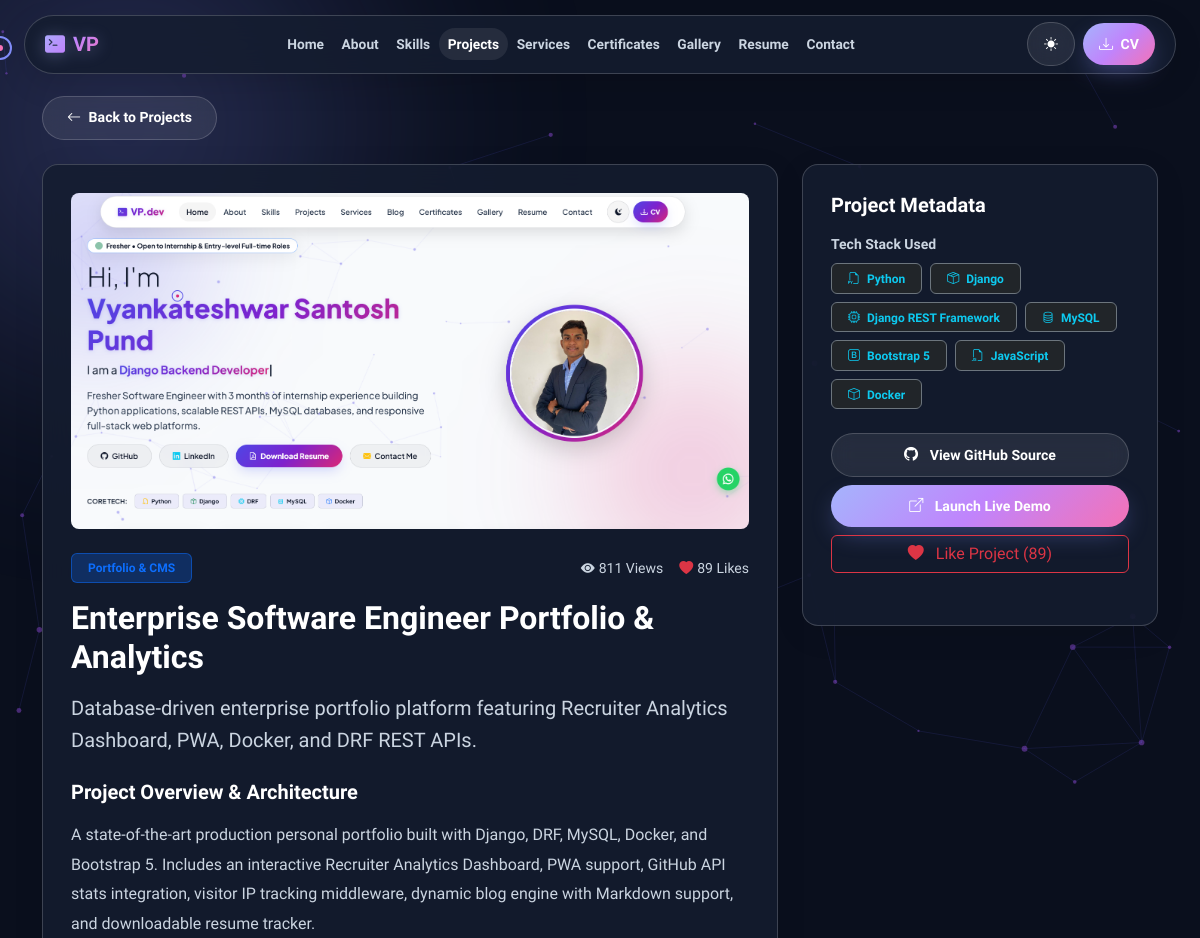
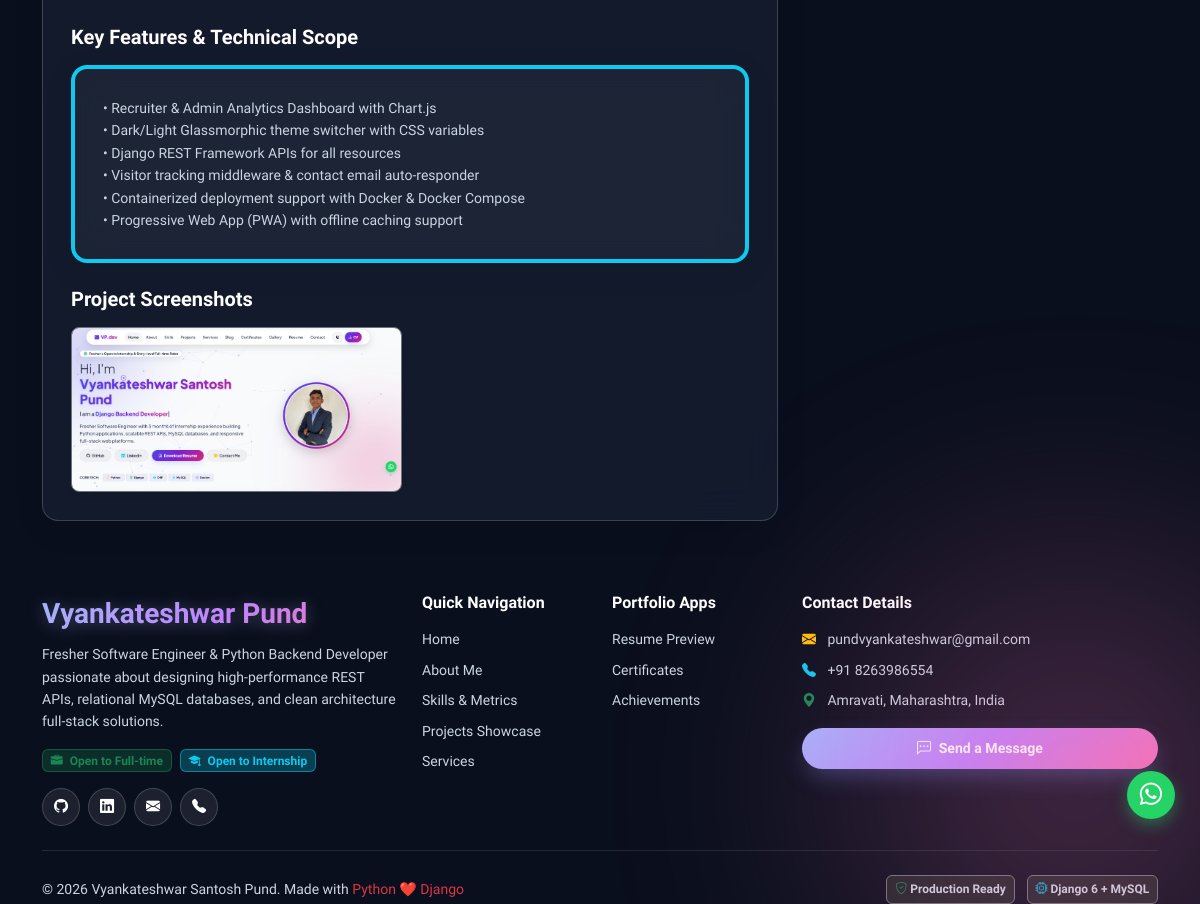
The page /projects/enterprise-software-engineer-portfolio-analytics/ on the database its author committed (2 pictures, top to bottom).
### apps/projects/models.py (models this page shows, shortened)
class Project(models.Model):
    title = models.CharField(max_length=200)
    slug = models.SlugField(unique=True, blank=True)
    short_description = models.CharField(max_length=300)
    full_details = models.TextField()
    featured_image = models.ImageField(upload_to='projects/', blank=True, null=True)
    github_url = models.URLField(blank=True, null=True)
    live_demo_url = models.URLField(blank=True, null=True)
    case_study_url = models.URLField(blank=True, null=True)
    tech_stack = models.ManyToManyField(Technology, related_name='projects')
    category = models.ForeignKey(ProjectCategory, on_delete=models.SET_NULL, null=True, related_name='projects')
    status_badge = models.CharField(max_length=50, default='Production Ready')
    api_calls_count = models.CharField(max_length=50, default='5000+ API Calls')
    db_tables_count = models.CharField(max_length=50, default='25+ DB Tables')
    apis_count = models.CharField(max_length=50, default='40+ APIs')
    features = models.TextField(help_text='Use newlines or bullet points for key features list')
    views_count = models.PositiveIntegerField(default=0)
    likes_count = models.PositiveIntegerField(default=0)
    is_featured = models.BooleanField(default=True)
    order = models.IntegerField(default=0)
    created_at = models.DateTimeField(auto_now_add=True)
    class Meta:
        ordering = ['order', '-created_at']
    def save(self, *args, **kwargs):
        if not self.slug:
            self.slug = slugify(self.title)
        super().save(*args, **kwargs)

class ProjectCategory(models.Model):
    name = models.CharField(max_length=100)
    slug = models.SlugField(unique=True, blank=True)
    class Meta:
        verbose_name_plural = 'Project Categories'

class ProjectImage(models.Model):
    project = models.ForeignKey(Project, on_delete=models.CASCADE, related_name='images')
    image = models.ImageField(upload_to='projects/screenshots/')
    caption = models.CharField(max_length=200, blank=True)

class Technology(models.Model):
    name = models.CharField(max_length=100)
    icon_class = models.CharField(max_length=100, blank=True, default='bi bi-cpu')
    class Meta:
        verbose_name_plural = 'Technologies'

### apps/portfolio/models.py (models this page shows, shortened)
class SocialLink(models.Model):
    platform = models.CharField(max_length=50)
    url = models.URLField()
    icon_class = models.CharField(max_length=50, help_text='e.g., bi bi-github')
    order = models.IntegerField(default=0)
    class Meta:
        ordering = ['order']

### apps/projects/views.py (the view)
# urls.py: path('<slug:slug>/', views.ProjectDetailView.as_view(), name='project_detail'),
class ProjectDetailView(DetailView):
    model = Project
    template_name = 'projects/project_detail.html'
    context_object_name = 'project'
    def get_object(self, queryset=None):
        obj = super().get_object(queryset)
        obj.views_count += 1
        obj.save(update_fields=['views_count'])
        return obj
    def get_context_data(self, **kwargs):
        context = super().get_context_data(**kwargs)
        context['related_projects'] = Project.objects.filter(
            category=self.object.category
        ).exclude(id=self.object.id)[:3]
        return context

### apps/portfolio/context_processors.py (called while the page is built)
def global_portfolio_context(request):
    profile = ProfileInfo.objects.first()
    social_links = SocialLink.objects.all()
    return {
        'profile': profile,
        'social_links': social_links,
    }

### templates/projects/project_detail.html (shortened to what this page needs)
{% extends 'base.html' %}
{% load static %}
{% block content %}
<section class="py-5 mt-5">
    <div class="container">
        <a href="{% url 'project_list' %}" class="btn btn-glass btn-sm mb-4"><i class="bi bi-arrow-left me-1"></i> Back to Projects</a>
        <div class="row gy-4">
            <div class="col-lg-8">
                <div class="glass-card mb-4">
                    <div class="overflow-hidden rounded-3 mb-4" style="max-height: 400px; background:#1e293b;">
                        {% if project.featured_image %}
                        <img src="{{ project.featured_image.url }}" alt="{{ project.title }}" class="w-100 h-100 object-fit-cover">
                        {% else %}
                        <div class="w-100 py-5 text-center gradient-text fs-1 fw-bold opacity-50">
                            <i class="bi bi-code-square"></i>
                        </div>
                        {% endif %}
                    </div>
                    <div class="d-flex align-items-center justify-content-between mb-3">
                        <span class="badge bg-primary bg-opacity-25 text-primary px-3 py-2 border border-primary border-opacity-50">
                            {{ project.category.name|default:"Backend" }}
                        </span>
                        <div class="d-flex gap-3 text-muted small">
                            <span><i class="bi bi-eye-fill me-1"></i>{{ project.views_count }} Views</span>
                            <span><i class="bi bi-heart-fill text-danger me-1"></i>{{ project.likes_count }} Likes</span>
                        </div>
                    </div>
                    <h2 class="fw-bold text-white mb-3">{{ project.title }}</h2>
                    <p class="lead text-muted mb-4">{{ project.short_description }}</p>
                    <h5 class="fw-bold text-white mb-3">Project Overview & Architecture</h5>
                    <p class="text-muted leading-relaxed mb-4" style="white-space: pre-line;">{{ project.full_details }}</p>
                    <h5 class="fw-bold text-white mb-3">Key Features & Technical Scope</h5>
                    <div class="glass-card bg-secondary bg-opacity-10 mb-4 border-start border-4 border-info">
                        <p class="text-muted small mb-0" style="white-space: pre-line;">{{ project.features }}</p>
                    </div>
                    {% if project.images.all %}
                    <h5 class="fw-bold text-white mb-3">Project Screenshots</h5>
                    <div class="row g-3">
                        {% for img in project.images.all %}
                        <div class="col-md-6">
                            <img src="{{ img.image.url }}" alt="{{ img.caption }}" class="w-100 rounded-3 border border-secondary shadow-sm">
                        </div>
                        {% endfor %}
                    </div>
                    {% endif %}
                </div>
            </div>
            <div class="col-lg-4">
                <div class="glass-card mb-4 position-sticky" style="top: 100px;">
                    <h5 class="fw-bold text-white mb-3">Project Metadata</h5>
                    <div class="mb-4">
                        <span class="text-muted small d-block mb-2 fw-semibold">Tech Stack Used</span>
                        <div class="d-flex flex-wrap gap-2">
                            {% for tech in project.tech_stack.all %}
                            <span class="badge bg-dark border border-secondary text-info px-3 py-2">
                                <i class="{{ tech.icon_class }} me-1"></i> {{ tech.name }}
                            </span>
                            {% endfor %}
                        </div>
                    </div>
                    <div class="d-grid gap-2 mb-4">
                        {% if project.github_url %}
                        <a href="{{ project.github_url }}" target="_blank" class="btn btn-glass w-100">
                            <i class="bi bi-github me-2"></i> View GitHub Source
                        </a>
                        {% endif %}
                        {% if project.live_demo_url %}
                        <a href="{{ project.live_demo_url }}" target="_blank" class="btn btn-gradient w-100">
                            <i class="bi bi-box-arrow-up-right me-2"></i> Launch Live Demo
                        </a>
                        {% endif %}
                        <button class="btn btn-outline-danger w-100 btn-like-project" data-project-id="{{ project.id }}">
                            <i class="bi bi-heart-fill me-2"></i> Like Project (<span class="likes-count">{{ project.likes_count }}</span>)
                        </button>
                    </div>
                </div>
            </div>
        </div>
    </div>
</section>
{% endblock %}

### templates/base.html (shortened to what this page needs)
{% load static %}
<!DOCTYPE html>
<html lang="en" data-theme="dark">
<head>
    <link href="https://cdn.jsdelivr.net/npm/bootstrap@5.3.2/dist/css/bootstrap.min.css" rel="stylesheet">
    <link rel="stylesheet" href="https://cdn.jsdelivr.net/npm/bootstrap-icons@1.11.3/font/bootstrap-icons.min.css">
    <link rel="stylesheet" href="{% static 'css/style.css' %}">
</head>
<body>
    <div class="gradient-blob blob-1"></div>
    <div class="gradient-blob blob-2"></div>
    <div class="custom-cursor d-none d-md-block"></div>
    <div class="custom-cursor-dot d-none d-md-block"></div>
    {% include 'components/navbar.html' %}
    <main style="min-height: 80vh;">
        {% block content %}{% endblock %}
    </main>
    <a href="https://wa.me/918263986554?text=Hi%20Vyankateshwar,%20I%20reviewed%20your%20portfolio!" target="_blank" class="whatsapp-float" title="Chat on WhatsApp">
        <i class="bi bi-whatsapp"></i>
    </a>
    {% include 'components/footer.html' %}
</body>
</html>

### templates/components/navbar.html (shortened to what this page needs)
<nav class="navbar navbar-expand-lg navbar-floating">
    <div class="container-fluid">
        <a class="navbar-brand gradient-text" href="{% url 'home' %}">
            <i class="bi bi-terminal-fill me-2"></i>VP
        </a>
        <div class="collapse navbar-collapse" id="portfolioNavbar">
            <ul class="navbar-nav mx-auto mb-2 mb-lg-0">
                <li class="nav-item"><a class="nav-link {% if request.resolver_match.url_name == 'home' %}active{% endif %}" href="{% url 'home' %}">Home</a></li>
                <li class="nav-item"><a class="nav-link {% if request.resolver_match.url_name == 'about' %}active{% endif %}" href="{% url 'about' %}">About</a></li>
                <li class="nav-item"><a class="nav-link {% if request.resolver_match.url_name == 'skills_list' %}active{% endif %}" href="{% url 'skills_list' %}">Skills</a></li>
                <li class="nav-item"><a class="nav-link {% if 'projects' in request.path %}active{% endif %}" href="{% url 'project_list' %}">Projects</a></li>
                <li class="nav-item"><a class="nav-link {% if request.resolver_match.url_name == 'services' %}active{% endif %}" href="{% url 'services' %}">Services</a></li>
                <li class="nav-item"><a class="nav-link {% if request.resolver_match.url_name == 'certificates' %}active{% endif %}" href="{% url 'certificates' %}">Certificates</a></li>
                <li class="nav-item"><a class="nav-link {% if request.resolver_match.url_name == 'gallery' %}active{% endif %}" href="{% url 'gallery' %}">Gallery</a></li>
                <li class="nav-item"><a class="nav-link {% if request.resolver_match.url_name == 'resume' %}active{% endif %}" href="{% url 'resume' %}">Resume</a></li>
                <li class="nav-item"><a class="nav-link {% if request.resolver_match.url_name == 'contact' %}active{% endif %}" href="{% url 'contact' %}">Contact</a></li>
            </ul>
            <div class="d-flex align-items-center gap-2">
                <button id="theme-toggle-btn" class="btn btn-glass btn-sm px-3" title="Toggle Light/Dark Theme">
                </button>
                <a href="{% url 'resume' %}" class="btn btn-gradient btn-sm px-3">
                    <i class="bi bi-download me-1"></i> CV
                </a>
            </div>
        </div>
    </div>
</nav>

### templates/components/footer.html (shortened to what this page needs)
<footer>
    <div class="container">
        <div class="row gy-4">
            <div class="col-lg-4 col-md-6">
                <a class="navbar-brand gradient-text fs-3 mb-2 d-block" href="{% url 'home' %}">
                    Vyankateshwar Pund
                </a>
                <p class="text-muted small mb-3">
                    Fresher Software Engineer & Python Backend Developer passionate about designing high-performance REST APIs,
                    relational MySQL databases, and clean architecture full-stack solutions.
                </p>
                <div class="d-flex flex-wrap gap-2 mb-3">
                    <span class="badge bg-success bg-opacity-25 text-success border border-success border-opacity-50"><i class="bi bi-briefcase-fill me-1"></i> Open to Full-time</span>
                    <span class="badge bg-info bg-opacity-25 text-info border border-info border-opacity-50"><i class="bi bi-mortarboard-fill me-1"></i> Open to Internship</span>
                </div>
                <div class="d-flex gap-2">
                    {% for social in social_links %}
                    <a href="{{ social.url }}" target="_blank" class="btn btn-glass btn-sm rounded-circle p-2" style="width:38px; height:38px; display:inline-flex; align-items:center; justify-content:center;" title="{{ social.platform }}">
                        <i class="{{ social.icon_class }}"></i>
                    </a>
                    {% endfor %}
                </div>
            </div>
            <div class="col-lg-2 col-md-6">
                <h6 class="text-white mb-3 fw-bold">Quick Navigation</h6>
                <ul class="list-unstyled small">
                    <li class="mb-2"><a href="{% url 'home' %}" class="text-muted text-decoration-none">Home</a></li>
                    <li class="mb-2"><a href="{% url 'about' %}" class="text-muted text-decoration-none">About Me</a></li>
                    <li class="mb-2"><a href="{% url 'skills_list' %}" class="text-muted text-decoration-none">Skills & Metrics</a></li>
                    <li class="mb-2"><a href="{% url 'project_list' %}" class="text-muted text-decoration-none">Projects Showcase</a></li>
                    <li class="mb-2"><a href="{% url 'services' %}" class="text-muted text-decoration-none">Services</a></li>
                </ul>
            </div>
            <div class="col-lg-2 col-md-6">
                <h6 class="text-white mb-3 fw-bold">Portfolio Apps</h6>
                <ul class="list-unstyled small">
                    <li class="mb-2"><a href="{% url 'resume' %}" class="text-muted text-decoration-none">Resume Preview</a></li>
                    <li class="mb-2"><a href="{% url 'certificates' %}" class="text-muted text-decoration-none">Certificates</a></li>
                    <li class="mb-2"><a href="{% url 'achievements' %}" class="text-muted text-decoration-none">Achievements</a></li>
                </ul>
            </div>
            <div class="col-lg-4 col-md-6">
                <h6 class="text-white mb-3 fw-bold">Contact Details</h6>
                <ul class="list-unstyled small text-muted mb-3">
                    <li class="mb-2"><i class="bi bi-envelope-fill text-warning me-2"></i> pundvyankateshwar@gmail.com</li>
                    <li class="mb-2"><i class="bi bi-telephone-fill text-info me-2"></i> +91 8263986554</li>
                    <li class="mb-2"><i class="bi bi-geo-alt-fill text-success me-2"></i> Amravati, Maharashtra, India</li>
                </ul>
                <a href="{% url 'contact' %}" class="btn btn-gradient btn-sm w-100"><i class="bi bi-chat-left-dots me-1"></i> Send a Message</a>
            </div>
        </div>
        <hr class="my-4 border-secondary opacity-25">
        <div class="row align-items-center">
            <div class="col-md-6 text-center text-md-start mb-2 mb-md-0">
                <span class="text-muted small">&copy; 2026 Vyankateshwar Santosh Pund. Made with <span class="text-danger">Python ❤️ Django</span></span>
            </div>
            <div class="col-md-6 text-center text-md-end">
                <span class="badge bg-dark border border-secondary text-muted me-2"><i class="bi bi-shield-check text-success"></i> Production Ready</span>
                <span class="badge bg-dark border border-secondary text-muted"><i class="bi bi-cpu text-info"></i> Django 6 + MySQL</span>
            </div>
        </div>
    </div>
</footer>

### rows shown on the page
Project: featured_image (picture), category.name "Portfolio & CMS", views_count "811", likes_count "89", title "Enterprise Software Engineer Portfolio & Analytics", short_description "Database-driven enterprise portfolio platform featuring Recruiter Analytics Dashboard, PWA, Docker, and DRF REST APIs.", full_details "A state-of-the-art production personal portfolio built with Django, DRF, MySQL, Docker, and Bootstrap 5. Includes an interactive Recruiter Analytics Dashboard, PWA support, GitHub API stats integration, visitor IP tracking middleware, dynamic blog engine with Markdown support, and downloadable resume tracker.", features "• Recruiter & Admin Analytics Dashboard with Chart.js • Dark/Light Glassmorphic theme switcher with CSS variables • Django REST Framework APIs for all resources • Visitor tracking middleware & contact email auto-responder • Containerized deployment support with Docker & Docker Compose • Progressive Web App (PWA) with offline caching support"
ProjectImage: image (picture)
Technology: name "Python"
Technology: name "Django"
Technology: name "Django REST Framework"
Technology: name "MySQL"
Technology: name "Bootstrap 5"
Technology: name "JavaScript"
Technology: name "Docker"
